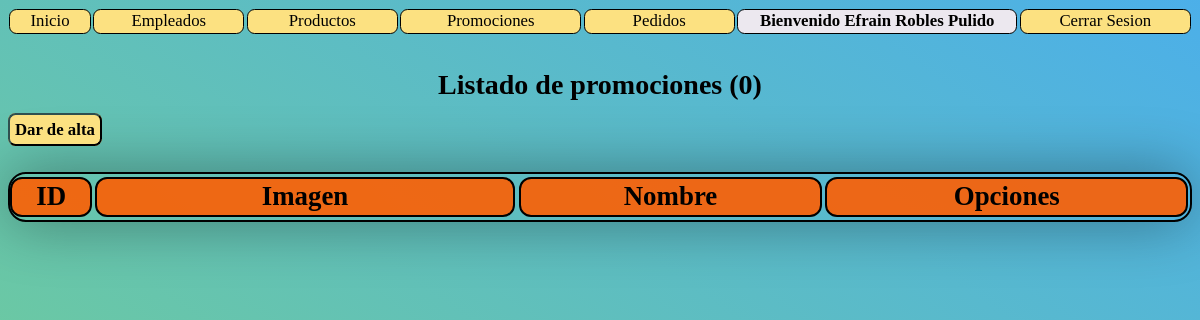
The page /B11-B12/Administrador/promociones_lista.php (signed in) on the database as committed earlier.
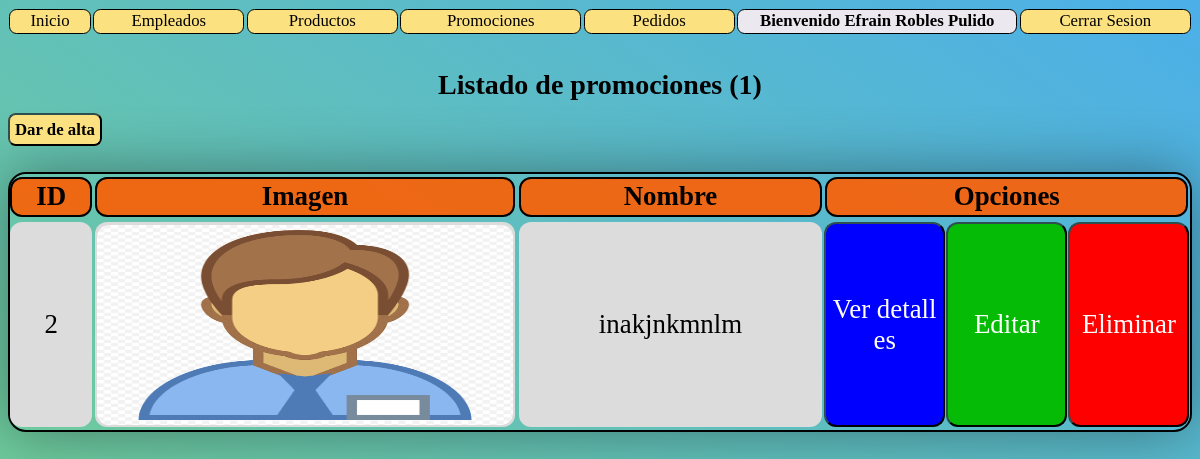
The same page on the database as committed later.
### tables this page shows
CREATE TABLE `promociones` (
  `id` int(11) NOT NULL,
  `nombre` varchar(128) NOT NULL,
  `archivo` varchar(64) NOT NULL,
  `status` int(1) NOT NULL DEFAULT 1,
  `eliminado` int(1) NOT NULL DEFAULT 0
);

### B11-B12/Administrador/promociones_lista.php (the view, shortened to what this page needs)
<?php
    $con = conecta();
?>
<html>
    <head>
        <link rel="stylesheet" type="text/css" href="./css/style_list.css?v=<?php echo time(); ?>">
    </head>
    <body>
        <?php
            include('menu.php');
            $sql = "SELECT * FROM promociones
                    WHERE status = 1 AND eliminado = 0";
            $res = $con->query($sql);
            $num = $res->num_rows;
            echo "<br><h1>Listado de promociones ($num)</h1>";
        ?>
        <a class='opciones' id="crearRegistro" href="./promociones_alta.php"><b>Dar de alta</b></a><br><br>
        <br>
        <div class="table">
            <div class='header'>
                <div id="id"><b>ID</b></div>
                <div id="imagen"><b>Imagen</b></div>
                <div id="nombre"><b>Nombre</b></div>
                <div id="opciones"><b>Opciones</b></div>
            </div>
            <?php
                while($row = $res->fetch_array()){
                    $id = $row["id"];
                    $nombre = $row["nombre"];
                    $archivo = $row["archivo"];
                    echo "
                    <div class='info$id'>
                        <div id='id'>$id</div>
                        <div id='imagen'><img src='./archivos/$archivo'></div>
                        <div id='nombre'>$nombre</div>
                        <a id='detalles' href='./promociones_detalles.php?id=$id'>Ver detalles</a>
                        <a id='editar' href='./promociones_editar.php?id=$id'>Editar</a>
                        <a id='eliminar' href='javascript:void(0);' onclick='eliminaAjax($id);'>Eliminar</a>
                    </div>";
                }
            ?>
        </div>
    </body>

Rows that differ between the two databases and show on the page:
added promociones: id "2", archivo (picture), nombre "inakjnkmnlm"
Other text that changed with them:
$num: "0" → "1"
